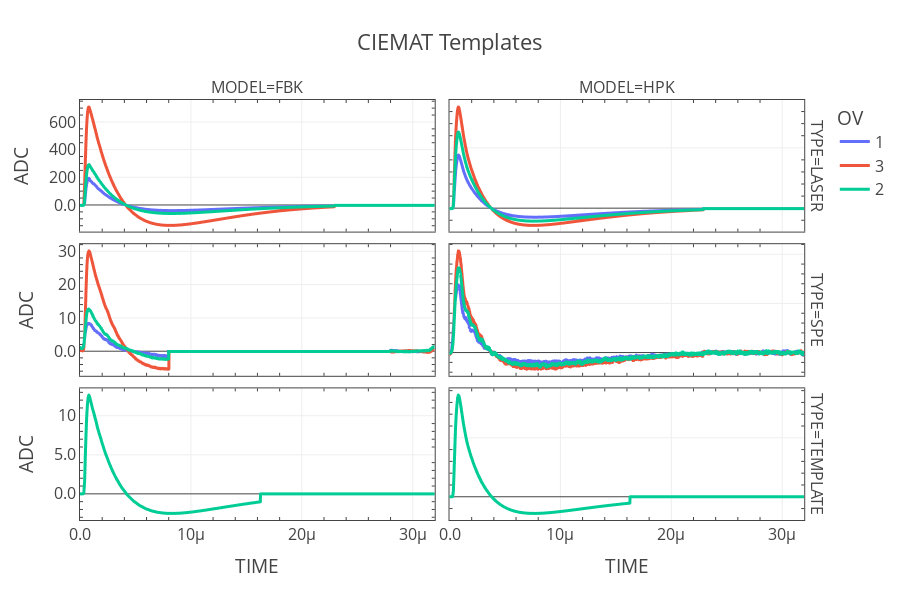

The notebook cell this image was saved under:
### Markdown cell above
### 3. Plot the WVFs.

### Code cell
this_df = df.explode(["ADC","TIME"])
fig = px.line(this_df,
                x="TIME",
                y="ADC",
                color="OV",
                facet_col="MODEL",
                facet_row="TYPE",
                title="CIEMAT Templates")
fig = format_coustom_plotly(fig,figsize=(None,600))
fig.update_yaxes(matches=None)
fig.show()

### Figure 1 — Plotly figure (JSON) as saved in the notebook; plotly's stock layout.template omitted (floating-point values rounded to 4 significant figures; data arrays with more than 128 entries replaced by an {"elided": "..."} marker saying what was removed)
{"data": [{"hovertemplate": "OV=1<br>TYPE=LASER<br>MODEL=FBK<br>TIME=%{x}<br>ADC=%{y}<extra></extra>", "legendgroup": "1", "line": {"color": "#636efa", "dash": "solid"}, "marker": {"symbol": "circle"}, "mode": "lines", "name": "1", "showlegend": true, "type": "scattergl", "x": {"elided": "2000 float values"}, "xaxis": "x5", "y": {"elided": "2000 float values"}, "yaxis": "y5"}, {"hovertemplate": "OV=1<br>TYPE=LASER<br>MODEL=HPK<br>TIME=%{x}<br>ADC=%{y}<extra></extra>", "legendgroup": "1", "line": {"color": "#636efa", "dash": "solid"}, "marker": {"symbol": "circle"}, "mode": "lines", "name": "1", "showlegend": false, "type": "scattergl", "x": {"elided": "2000 float values"}, "xaxis": "x6", "y": {"elided": "2000 float values"}, "yaxis": "y6"}, {"hovertemplate": "OV=1<br>TYPE=SPE<br>MODEL=FBK<br>TIME=%{x}<br>ADC=%{y}<extra></extra>", "legendgroup": "1", "line": {"color": "#636efa", "dash": "solid"}, "marker": {"symbol": "circle"}, "mode": "lines", "name": "1", "showlegend": false, "type": "scattergl", "x": {"elided": "2000 float values"}, "xaxis": "x3", "y": {"elided": "2000 float values"}, "yaxis": "y3"}, {"hovertemplate": "OV=1<br>TYPE=SPE<br>MODEL=HPK<br>TIME=%{x}<br>ADC=%{y}<extra></extra>", "legendgroup": "1", "line": {"color": "#636efa", "dash": "solid"}, "marker": {"symbol": "circle"}, "mode": "lines", "name": "1", "showlegend": false, "type": "scattergl", "x": {"elided": "2000 float values"}, "xaxis": "x4", "y": {"elided": "2000 float values"}, "yaxis": "y4"}, {"hovertemplate": "OV=3<br>TYPE=LASER<br>MODEL=FBK<br>TIME=%{x}<br>ADC=%{y}<extra></extra>", "legendgroup": "3", "line": {"color": "#EF553B", "dash": "solid"}, "marker": {"symbol": "circle"}, "mode": "lines", "name": "3", "showlegend": true, "type": "scattergl", "x": {"elided": "2000 float values"}, "xaxis": "x5", "y": {"elided": "2000 float values"}, "yaxis": "y5"}, {"hovertemplate": "OV=3<br>TYPE=LASER<br>MODEL=HPK<br>TIME=%{x}<br>ADC=%{y}<extra></extra>", "legendgroup": "3", "line": {"color": "#EF553B", "dash": "solid"}, "marker": {"symbol": "circle"}, "mode": "lines", "name": "3", "showlegend": false, "type": "scattergl", "x": {"elided": "2000 float values"}, "xaxis": "x6", "y": {"elided": "2000 float values"}, "yaxis": "y6"}, {"hovertemplate": "OV=3<br>TYPE=SPE<br>MODEL=FBK<br>TIME=%{x}<br>ADC=%{y}<extra></extra>", "legendgroup": "3", "line": {"color": "#EF553B", "dash": "solid"}, "marker": {"symbol": "circle"}, "mode": "lines", "name": "3", "showlegend": false, "type": "scattergl", "x": {"elided": "2000 float values"}, "xaxis": "x3", "y": {"elided": "2000 float values"}, "yaxis": "y3"}, {"hovertemplate": "OV=3<br>TYPE=SPE<br>MODEL=HPK<br>TIME=%{x}<br>ADC=%{y}<extra></extra>", "legendgroup": "3", "line": {"color": "#EF553B", "dash": "solid"}, "marker": {"symbol": "circle"}, "mode": "lines", "name": "3", "showlegend": false, "type": "scattergl", "x": {"elided": "2000 float values"}, "xaxis": "x4", "y": {"elided": "2000 float values"}, "yaxis": "y4"}, {"hovertemplate": "OV=2<br>TYPE=LASER<br>MODEL=FBK<br>TIME=%{x}<br>ADC=%{y}<extra></extra>", "legendgroup": "2", "line": {"color": "#00cc96", "dash": "solid"}, "marker": {"symbol": "circle"}, "mode": "lines", "name": "2", "showlegend": true, "type": "scattergl", "x": {"elided": "2000 float values"}, "xaxis": "x5", "y": {"elided": "2000 float values"}, "yaxis": "y5"}, {"hovertemplate": "OV=2<br>TYPE=LASER<br>MODEL=HPK<br>TIME=%{x}<br>ADC=%{y}<extra></extra>", "legendgroup": "2", "line": {"color": "#00cc96", "dash": "solid"}, "marker": {"symbol": "circle"}, "mode": "lines", "name": "2", "showlegend": false, "type": "scattergl", "x": {"elided": "2000 float values"}, "xaxis": "x6", "y": {"elided": "2000 float values"}, "yaxis": "y6"}, {"hovertemplate": "OV=2<br>TYPE=SPE<br>MODEL=FBK<br>TIME=%{x}<br>ADC=%{y}<extra></extra>", "legendgroup": "2", "line": {"color": "#00cc96", "dash": "solid"}, "marker": {"symbol": "circle"}, "mode": "lines", "name": "2", "showlegend": false, "type": "scattergl", "x": {"elided": "2000 float values"}, "xaxis": "x3", "y": {"elided": "2000 float values"}, "yaxis": "y3"}, {"hovertemplate": "OV=2<br>TYPE=SPE<br>MODEL=HPK<br>TIME=%{x}<br>ADC=%{y}<extra></extra>", "legendgroup": "2", "line": {"color": "#00cc96", "dash": "solid"}, "marker": {"symbol": "circle"}, "mode": "lines", "name": "2", "showlegend": false, "type": "scattergl", "x": {"elided": "2000 float values"}, "xaxis": "x4", "y": {"elided": "2000 float values"}, "yaxis": "y4"}, {"hovertemplate": "OV=2<br>TYPE=TEMPLATE<br>MODEL=FBK<br>TIME=%{x}<br>ADC=%{y}<extra></extra>", "legendgroup": "2", "line": {"color": "#00cc96", "dash": "solid"}, "marker": {"symbol": "circle"}, "mode": "lines", "name": "2", "showlegend": false, "type": "scattergl", "x": {"elided": "2000 float values"}, "xaxis": "x", "y": {"elided": "2000 float values"}, "yaxis": "y"}, {"hovertemplate": "OV=2<br>TYPE=TEMPLATE<br>MODEL=HPK<br>TIME=%{x}<br>ADC=%{y}<extra></extra>", "legendgroup": "2", "line": {"color": "#00cc96", "dash": "solid"}, "marker": {"symbol": "circle"}, "mode": "lines", "name": "2", "showlegend": false, "type": "scattergl", "x": {"elided": "2000 float values"}, "xaxis": "x2", "y": {"elided": "2000 float values"}, "yaxis": "y2"}], "layout": {"annotations": [{"font": {}, "showarrow": false, "text": "MODEL=FBK", "x": 0.24, "xanchor": "center", "xref": "paper", "y": 1.0, "yanchor": "bottom", "yref": "paper"}, {"font": {}, "showarrow": false, "text": "MODEL=HPK", "x": 0.74, "xanchor": "center", "xref": "paper", "y": 1.0, "yanchor": "bottom", "yref": "paper"}, {"font": {}, "showarrow": false, "text": "TYPE=TEMPLATE", "textangle": 90, "x": 0.98, "xanchor": "left", "xref": "paper", "y": 0.1567, "yanchor": "middle", "yref": "paper"}, {"font": {}, "showarrow": false, "text": "TYPE=SPE", "textangle": 90, "x": 0.98, "xanchor": "left", "xref": "paper", "y": 0.5, "yanchor": "middle", "yref": "paper"}, {"font": {}, "showarrow": false, "text": "TYPE=LASER", "textangle": 90, "x": 0.98, "xanchor": "left", "xref": "paper", "y": 0.8433, "yanchor": "middle", "yref": "paper"}], "font": {"size": 16}, "height": 600, "legend": {"title": {"text": "OV"}, "tracegroupgap": 0}, "title": {"text": "CIEMAT Templates"}, "xaxis": {"anchor": "y", "domain": [0, 0.48], "minor": {"ticks": "inside"}, "mirror": "ticks", "showgrid": true, "showline": true, "tickformat": ",.2s", "tickmode": "auto", "title": {"text": "TIME"}}, "xaxis2": {"anchor": "y2", "domain": [0.5, 0.98], "matches": "x", "minor": {"ticks": "inside"}, "mirror": "ticks", "showgrid": true, "showline": true, "tickformat": ",.2s", "tickmode": "auto", "title": {"text": "TIME"}}, "xaxis3": {"anchor": "y3", "domain": [0, 0.48], "matches": "x", "minor": {"ticks": "inside"}, "mirror": "ticks", "showgrid": true, "showline": true, "showticklabels": false, "tickformat": ",.2s", "tickmode": "auto"}, "xaxis4": {"anchor": "y4", "domain": [0.5, 0.98], "matches": "x", "minor": {"ticks": "inside"}, "mirror": "ticks", "showgrid": true, "showline": true, "showticklabels": false, "tickformat": ",.2s", "tickmode": "auto"}, "xaxis5": {"anchor": "y5", "domain": [0, 0.48], "matches": "x", "minor": {"ticks": "inside"}, "mirror": "ticks", "showgrid": true, "showline": true, "showticklabels": false, "tickformat": ",.2s", "tickmode": "auto"}, "xaxis6": {"anchor": "y6", "domain": [0.5, 0.98], "matches": "x", "minor": {"ticks": "inside"}, "mirror": "ticks", "showgrid": true, "showline": true, "showticklabels": false, "tickformat": ",.2s", "tickmode": "auto"}, "yaxis": {"anchor": "x", "domain": [0, 0.3133], "minor": {"ticks": "inside"}, "mirror": "ticks", "showgrid": true, "showline": true, "tickformat": ",.2s", "tickmode": "auto", "title": {"text": "ADC"}}, "yaxis2": {"anchor": "x2", "domain": [0, 0.3133], "minor": {"ticks": "inside"}, "mirror": "ticks", "showgrid": true, "showline": true, "showticklabels": false, "tickformat": ",.2s", "tickmode": "auto"}, "yaxis3": {"anchor": "x3", "domain": [0.3433, 0.6567], "minor": {"ticks": "inside"}, "mirror": "ticks", "showgrid": true, "showline": true, "tickformat": ",.2s", "tickmode": "auto", "title": {"text": "ADC"}}, "yaxis4": {"anchor": "x4", "domain": [0.3433, 0.6567], "minor": {"ticks": "inside"}, "mirror": "ticks", "showgrid": true, "showline": true, "showticklabels": false, "tickformat": ",.2s", "tickmode": "auto"}, "yaxis5": {"anchor": "x5", "domain": [0.6867, 1.0], "minor": {"ticks": "inside"}, "mirror": "ticks", "showgrid": true, "showline": true, "tickformat": ",.2s", "tickmode": "auto", "title": {"text": "ADC"}}, "yaxis6": {"anchor": "x6", "domain": [0.6867, 1.0], "minor": {"ticks": "inside"}, "mirror": "ticks", "showgrid": true, "showline": true, "showticklabels": false, "tickformat": ",.2s", "tickmode": "auto"}}}
